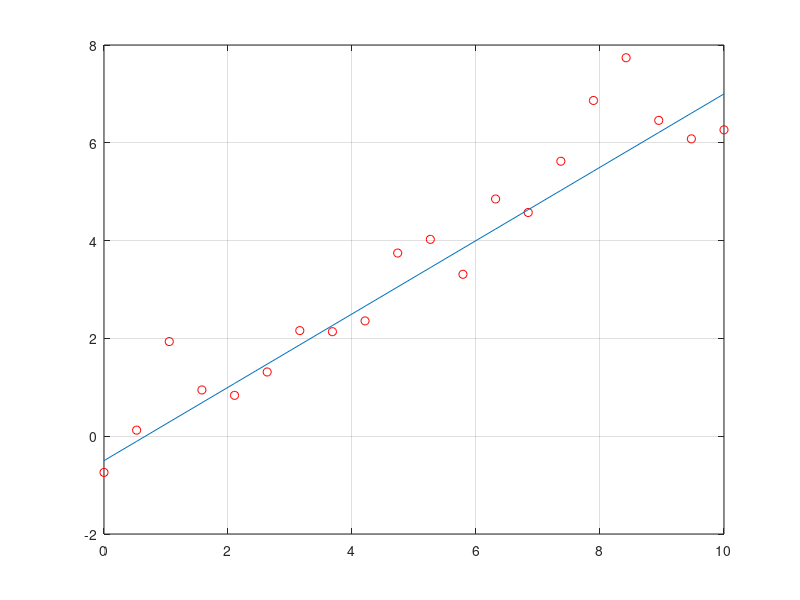

The MATLAB script that drew this image:
function [a b] = ejer1b()
    
    xs = linspace(0,10,20);
    
    ao = (0.75);
    bo = (-0.5);
    
    yss = polyval([ao bo], xs);
    
    ys = polyval([ao bo], xs) + randn(1,length(xs));
    
       
    coefs = polyfit(xs,ys,1);
    
    a = coefs(1)
    
    b = coefs(2)
    
    plot(xs,ys,'or')
    grid on
    hold on
    plot(xs,yss)

end
